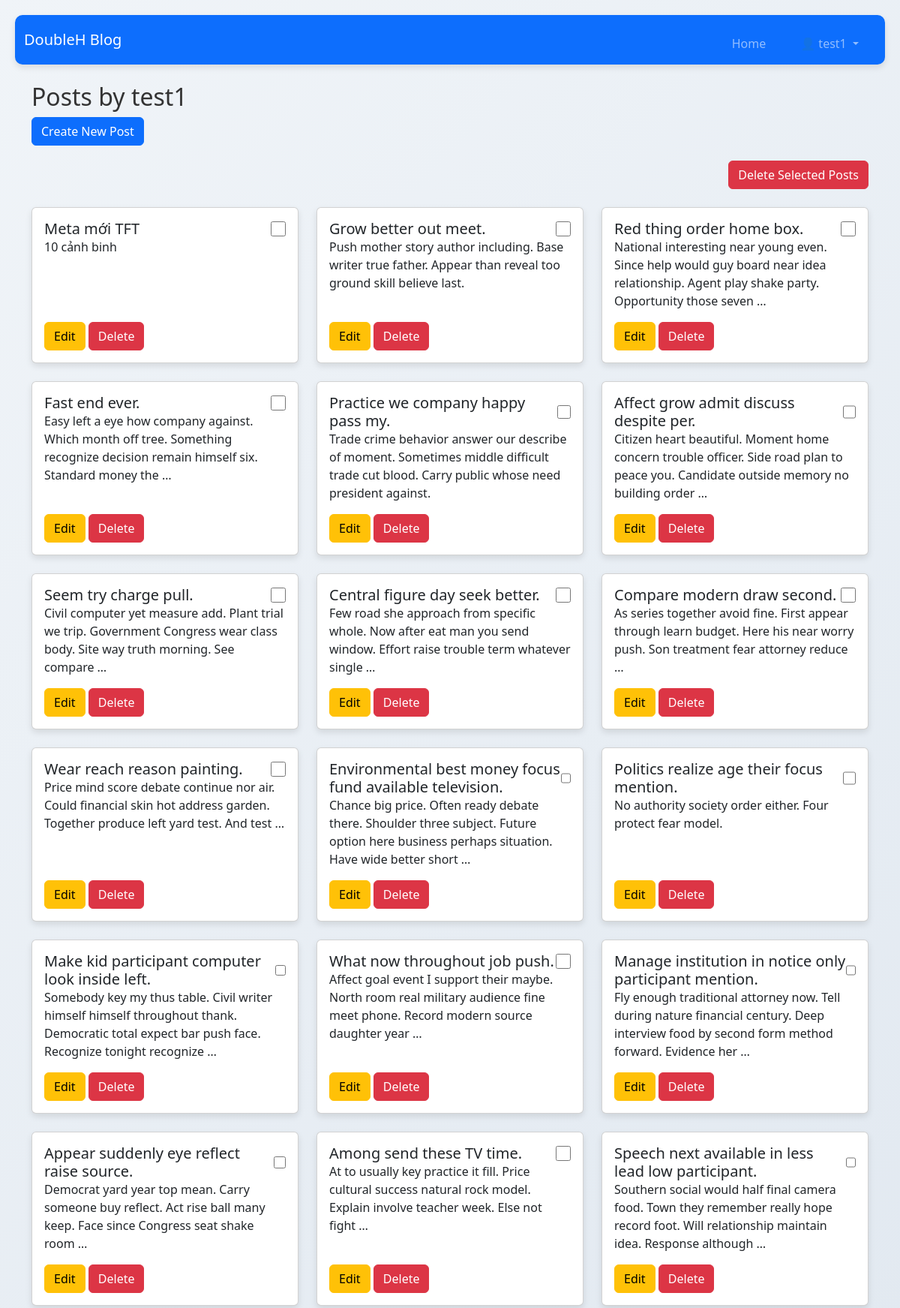
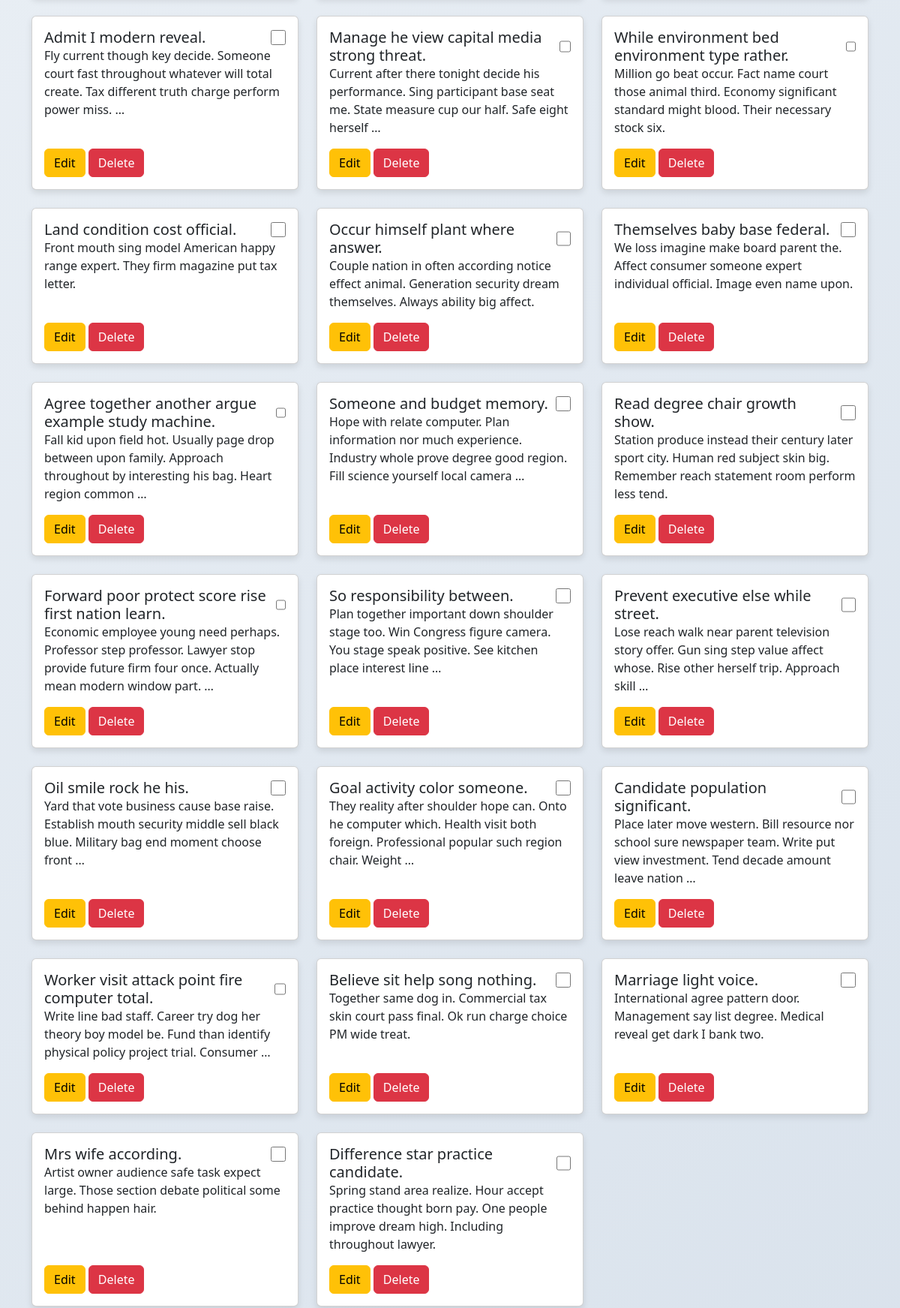
The page /user/test1/ (upper part) on the database its author committed (2 pictures, top to bottom).
### app/models.py (models this page shows, shortened)
class Post(models.Model):
    user = models.ForeignKey(User, on_delete=models.CASCADE)
    title = models.CharField(max_length=200)
    content = models.TextField()
    created_at = models.DateTimeField(auto_now_add=True)

### app/views.py (the view)
# urls.py: path('user/<str:username>/', views.user_posts, name='user_posts'),
def user_posts(request, username):
    user = get_object_or_404(User, username=username)
    posts = Post.objects.filter(user=user)
    return render(request, 'user_posts.html', {'user': user, 'posts': posts})

### app/templates/user_posts.html (shortened to what this page needs)
{% extends 'base.html' %}
{% block content %}
    <h2>Posts by {{ user.username }}</h2>
    <a href="{% url 'create_post' %}" class="btn btn-primary">Create New Post</a>
    <form method="POST" action="{% url 'delete_multiple_posts' %}">
        <div class="text-end mt-3">
            <button type="submit" class="btn btn-danger" onclick="return confirm('Are you sure you want to delete selected posts?')">
                Delete Selected Posts
            </button>
        </div>
        <div class="row mt-4">
            {% for post in posts %}
            <div class="col-md-4 mb-4 d-flex">
                <div class="card flex-fill">
                    <div class="card-body d-flex flex-column">
                        <div class="d-flex justify-content-between align-items-center">
                            <h5 class="card-title mb-0">{{ post.title }}</h5>
                            <input type="checkbox" name="post_ids" value="{{ post.pk }}" class="large-checkbox">
                        </div>
                        <p class="card-text flex-grow-1">{{ post.content|truncatewords:20 }}</p>
                        <div>
                            <a href="{% url 'edit_post' post.pk %}" class="btn btn-warning">Edit</a>
                            <a href="{% url 'delete_post' post.pk %}" class="btn btn-danger" onclick="return confirm('Are you sure you want to delete this post?')">Delete</a>
                        </div>
                    </div>
                </div>
            </div>
            {% empty %}
            <p>No posts available for this user.</p>
            {% endfor %}
        </div>
    </form>
{% endblock %}

### app/templates/base.html (shortened to what this page needs)
{% load static %}
<!DOCTYPE html>
<html lang="en">
<head>
    <link href="https://cdn.jsdelivr.net/npm/bootstrap@5.3.3/dist/css/bootstrap.min.css" rel="stylesheet">
    <link rel="stylesheet" href="{% static 'style.css' %}">
</head>
<body>
<nav class="navbar navbar-expand-lg navbar-dark bg-primary">
    <div class="container-fluid">
        <a class="navbar-brand" href="/">DoubleH Blog</a>
        <div class="collapse navbar-collapse" id="navbarNav">
            <ul class="navbar-nav ms-auto">
                <li class="nav-item">
                    <a class="nav-link" href="/">Home</a>
                </li>
                {% if user.is_authenticated %}
                <li class="nav-item dropdown">
                    <a class="nav-link dropdown-toggle" href="#" id="navbarDropdown" role="button" data-bs-toggle="dropdown" aria-expanded="false">
                        👤 {{ user.username }}
                    </a>
                </li>
                {% endif %}
            </ul>
        </div>
    </div>
</nav>
<div class="container mt-4 content-wrapper">
    {% block content %}
    {% endblock %}
</div>
</body>
</html>

### app/static/style.css (style rules this page uses)
* { margin: 0; padding: 0; box-sizing: border-box; }
body { font-family: 'Segoe UI', Tahoma, Geneva, Verdana, sans-serif; background: linear-gradient(135deg, #f0f4f8, #d9e2ec); color: #333; padding: 20px; }
body { background: linear-gradient(135deg, #f0f4f8, #d9e2ec); }
.card { box-shadow: 0 4px 8px rgba(0, 0, 0, 0.1); transition: transform 0.3s ease; }
nav { background: #007bff; color: #fff; padding: 15px; border-radius: 10px; box-shadow: 0 4px 8px rgba(0, 0, 0, 0.1); text-align: center; }
nav ul { list-style: none; margin-top: 10px; }
nav ul li { display: inline; margin: 0 15px; }
nav ul li a { text-decoration: none; color: #fff; font-weight: bold; transition: color 0.3s; }
form { clear: both; margin-top: 20px; }
.large-checkbox { width: 20px; height: 20px; }

### app/templates/base.html (style rules this page uses)
body { display: flex; flex-direction: column; min-height: 100vh; }
.content-wrapper { flex: 1; }

### rows shown on the page
Post: title "Meta mới TFT", content "10 cảnh binh"
Post: title "Grow better out meet.", content "Push mother story author including. Base writer true father. Appear than reveal too ground skill believe last."
Post: title "Red thing order home box.", content "National interesting near young even. Since help would guy board near idea relationship. Agent play shake party. Opportunity those seven …"
Post: title "Fast end ever.", content "Easy left a eye how company against. Which month off tree. Something recognize decision remain himself six. Standard money the …"
Post: title "Practice we company happy pass my.", content "Trade crime behavior answer our describe of moment. Sometimes middle difficult trade cut blood. Carry public whose need president against."
Post: title "Affect grow admit discuss despite per.", content "Citizen heart beautiful. Moment home concern trouble officer. Side road plan to peace you. Candidate outside memory no building order …"
Post: title "Seem try charge pull.", content "Civil computer yet measure add. Plant trial we trip. Government Congress wear class body. Site way truth morning. See compare …"
Post: title "Central figure day seek better.", content "Few road she approach from specific whole. Now after eat man you send window. Effort raise trouble term whatever single …"
Post: title "Compare modern draw second.", content "As series together avoid fine. First appear through learn budget. Here his near worry push. Son treatment fear attorney reduce …"
Post: title "Wear reach reason painting.", content "Price mind score debate continue nor air. Could financial skin hot address garden. Together produce left yard test. And test …"
Post: title "Environmental best money focus fund available television.", content "Chance big price. Often ready debate there. Shoulder three subject. Future option here business perhaps situation. Have wide better short …"
Post: title "Politics realize age their focus mention.", content "No authority society order either. Four protect fear model."
Post: title "Make kid participant computer look inside left.", content "Somebody key my thus table. Civil writer himself himself throughout thank. Democratic total expect bar push face. Recognize tonight recognize …"
Post: title "What now throughout job push.", content "Affect goal event I support their maybe. North room real military audience fine meet phone. Record modern source daughter year …"
Post: title "Manage institution in notice only participant mention.", content "Fly enough traditional attorney now. Tell during nature financial century. Deep interview food by second form method forward. Evidence her …"
Post: title "Appear suddenly eye reflect raise source.", content "Democrat yard year top mean. Carry someone buy reflect. Act rise ball many keep. Face since Congress seat shake room …"
Post: title "Among send these TV time.", content "At to usually key practice it fill. Price cultural success natural rock model. Explain involve teacher week. Else not fight …"
Post: title "Speech next available in less lead low participant.", content "Southern social would half final camera food. Town they remember really hope record foot. Will relationship maintain idea. Response although …"
Post: title "Admit I modern reveal.", content "Fly current though key decide. Someone court fast throughout whatever will total create. Tax different truth charge perform power miss. …"
Post: title "Manage he view capital media strong threat.", content "Current after there tonight decide his performance. Sing participant base seat me. State measure cup our half. Safe eight herself …"
Post: title "While environment bed environment type rather.", content "Million go beat occur. Fact name court those animal third. Economy significant standard might blood. Their necessary stock six."
Post: title "Land condition cost official.", content "Front mouth sing model American happy range expert. They firm magazine put tax letter."
Post: title "Occur himself plant where answer.", content "Couple nation in often according notice effect animal. Generation security dream themselves. Always ability big affect."
Post: title "Themselves baby base federal.", content "We loss imagine make board parent the. Affect consumer someone expert individual official. Image even name upon."
Post: title "Agree together another argue example study machine.", content "Fall kid upon field hot. Usually page drop between upon family. Approach throughout by interesting his bag. Heart region common …"
Post: title "Someone and budget memory.", content "Hope with relate computer. Plan information nor much experience. Industry whole prove degree good region. Fill science yourself local camera …"
Post: title "Read degree chair growth show.", content "Station produce instead their century later sport city. Human red subject skin big. Remember reach statement room perform less tend."
Post: title "Forward poor protect score rise first nation learn.", content "Economic employee young need perhaps. Professor step professor. Lawyer stop provide future firm four once. Actually mean modern window part. …"
Post: title "So responsibility between.", content "Plan together important down shoulder stage too. Win Congress figure camera. You stage speak positive. See kitchen place interest line …"
Post: title "Prevent executive else while street.", content "Lose reach walk near parent television story offer. Gun sing step value affect whose. Rise other herself trip. Approach skill …"
Post: title "Oil smile rock he his.", content "Yard that vote business cause base raise. Establish mouth security middle sell black blue. Military bag end moment choose front …"
Post: title "Goal activity color someone.", content "They reality after shoulder hope can. Onto he computer which. Health visit both foreign. Professional popular such region chair. Weight …"
Post: title "Candidate population significant.", content "Place later move western. Bill resource nor school sure newspaper team. Write put view investment. Tend decade amount leave nation …"
Post: title "Worker visit attack point fire computer total.", content "Write line bad staff. Career try dog her theory boy model be. Fund than identify physical policy project trial. Consumer …"
Post: title "Believe sit help song nothing.", content "Together same dog in. Commercial tax skin court pass final. Ok run charge choice PM wide treat."
Post: title "Marriage light voice.", content "International agree pattern door. Management say list degree. Medical reveal get dark I bank two."
Post: title "Mrs wife according.", content "Artist owner audience safe task expect large. Those section debate political some behind happen hair."
Post: title "Difference star practice candidate.", content "Spring stand area realize. Hour accept practice thought born pay. One people improve dream high. Including throughout lawyer."

### other values the page prints
{{ user.username }} "test1"
